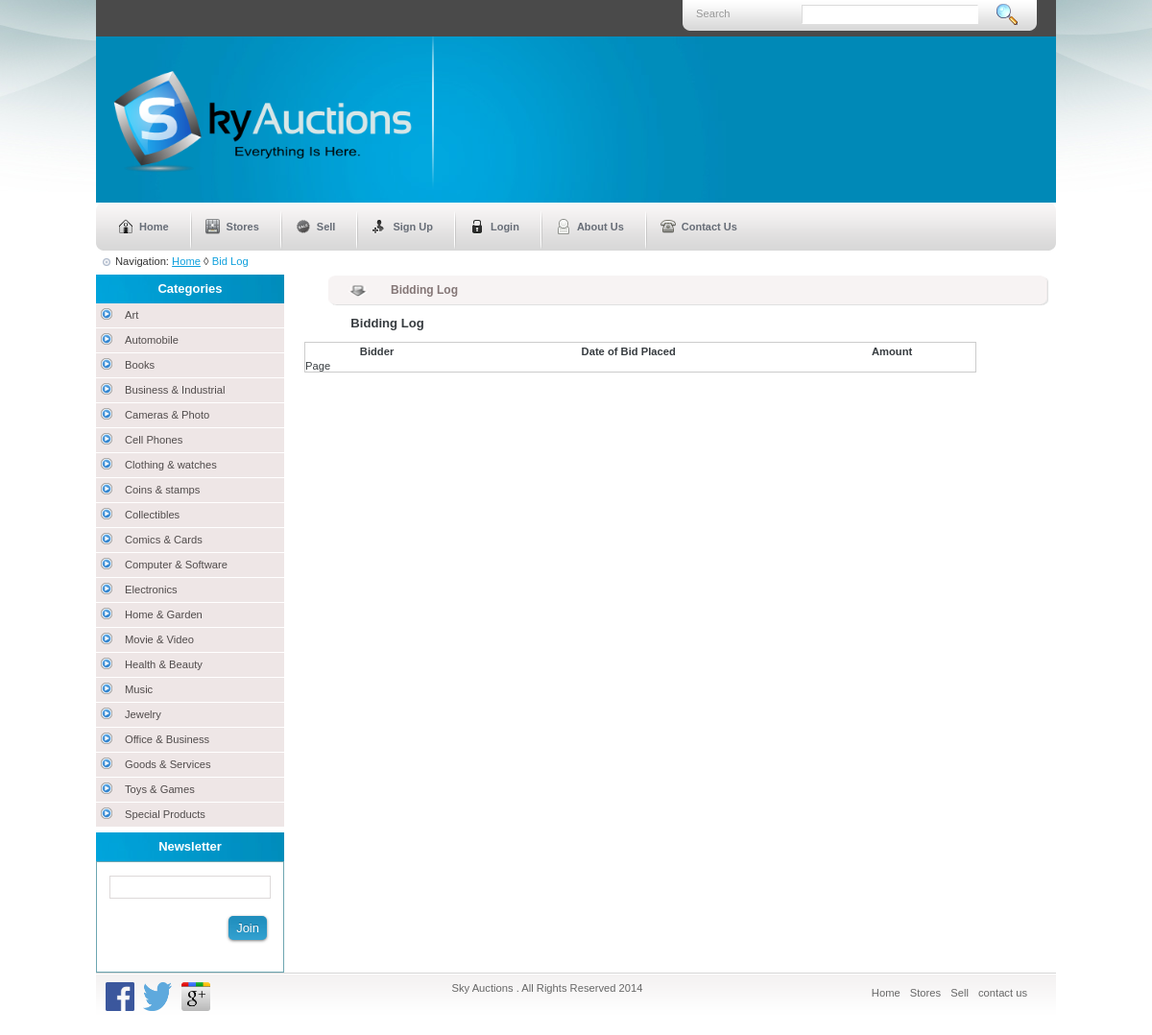
Screenshot of /bidlog.php with the database file from the repository.
### tables this page shows
CREATE TABLE IF NOT EXISTS `category` (
  `catid` int(11) NOT NULL AUTO_INCREMENT,
  `catname` varchar(40) NOT NULL,
  PRIMARY KEY (`catid`)
);

### left.php (the view, shortened to what this page needs)
<div class="title_box">Categories</div>
      <ul class="left_menu">
	  <?php
        $query = mysql_query("SELECT * FROM `category`") or die (mysql_error());
		while($row = mysql_fetch_array($query)){
				echo "<li class = 'even'><a href ='latest.php?id=".$row['catid']."'>".$row['catname']."</a></li>";
			}
		echo "</ul>";
		?>
      <div class="title_box">Newsletter</div>
      <div class="border_box">
        <form method="post">
		<link rel="stylesheet" href="css/default.css">
           <p>
             <input type="text1" name="uname" class="newsletter_input" required/>
             <input type="submit" name="submit2" class="button4" value="Join" />
          </p>
           <p>&nbsp; </p>
        </form>
?></div>

### bidlog.php (shortened to what this page needs)
<?php
if ($_SESSION != null ){
			include('loginheader.php');
	}else{
		include('header.php');
	}
	 require ("conn.php"); ?>
<div class="crumb_navigation"> Navigation: <a href="index.php">Home</a> &loz; <span class="current">Bid Log</span> </div>
<div class="left_content">
      <?php include("left.php")?>
    </div>
    <div class="center_content">
      <div class="center_title_bar">Bidding Log</div>
	<link rel="stylesheet" type="text/css" href="css/default.css"/>
<meta charset="UTF-8"></head>
	<div id="container">
	<div class="prod_box" >
	<?php
		$id = $_GET['id'];
		$pname = mysql_query("SELECT * FROM itemmaster WHERE itid='$id'")or die(mysql_error());
		$pnamea = mysql_fetch_array($pname);
	?>
						  <center><h3><?php echo $pnamea['itname']; ?> Bidding Log</h3></br></center>
                           <div id="bodycon">
                          <table id="demoTable" style="border: 1px solid #ccc;" cellspacing="0" width="700">
        <thead>
                <?php echo '<tr align="center">';
                        echo '<th sort="index" align="center">Bidder</th>';
                        echo '<th sort="date" align="center">Date of Bid Placed</th>';
                        echo '<th sort="description" align="center">Amount</th>';
                echo'</tr>'; ?>
        </thead>
        <tfoot class="nav">
                <tr>
                        <td colspan=7>
                                <div class="paginationTitle">Page</div>
                        </td>
                </tr>
        </tfoot>
</table>
		</div>
	</div>
      </div>
    </div>
<?php include("footer.php")?>

### header.php (shortened to what this page needs)
<!DOCTYPE html PUBLIC "-//W3C//DTD XHTML 1.0 Transitional//EN" "http://www.w3.org/TR/xhtml1/DTD/xhtml1-transitional.dtd">
<html xmlns="http://www.w3.org/1999/xhtml">
<head>
<link rel="stylesheet" type="text/css" href="style.css" />
<link rel="stylesheet" type="text/css" href="auto/style.css" />
</head>
<body>
<div id="main_container">
  <div class="top_bar">
    <div class="top_search">
      <div class="search_text"><a href="/">Search</a></div>
      <input type="text1" class="search_input" name="search" id="autocomplete"/>
      <input type="image" src="images/search.gif" class="search_bt"/>
    </div>
    <div class="languages  style7">
    </div>
  </div>
  <div id="header">
    <div id="logo"> <a href="index.php"><img src="images/logo.png" alt="" border="0" width="320" height="140" /></a> </div>
  </div>
  <div id="main_content">
    <div id="menu_tab">
      <div class="left_menu_corner"></div>
      <ul class="menu">
        <li><a href="index.php" class="nav1"> Home</a></li>
        <li class="divider"></li>
        <li><a href="store.php" class="nav2">Stores</a></li>
        <li class="divider"></li>
        <li><a href="sell.php" class="nav4">Sell</a></li>
        <li class="divider"></li>
        <li><a href="reg.php" class="nav9">Sign Up</a></li>
        <li class="divider"></li>
        <li><a href="login.php" class="nav5">Login</a></li>
        <li class="divider"></li>
        <li><a href="mission.php" class="nav6">About Us</a></li>
        <li class="divider"></li>
        <li><a href="contact.php" class="nav7">Contact Us</a></li>
      </ul>
      <div class="right_menu_corner"></div>
    </div>

### footer.php
<div id="main_container"><div class="footer">
    <div class="left_footer">
	<div class="product_img" align="left"><a href="https://www.facebook.com/skyauctions.look.in?ref=hl"><img src="images/fb.png" alt="" border="0" height="30" width="30"/></a>&nbsp;&nbsp;
	<a href="https://twitter.com/skyauctions"><img src="images/twitter.png" alt="" border="0" height="30" width="30"/></a>&nbsp;&nbsp;
	<a href="https://plus.google.com"><img src="images/g+.jpg" alt="" border="0" height="30" width="30"/></a></div>
	</div>
    <div class="center_footer">Sky Auctions . All Rights Reserved 2014<br />
   <br />
    </div>
    <div class="right_footer"> <a href="index.php">Home</a> <a href="store.php">Stores</a> <a href="sell.php">Sell </a><a href="contact.php">contact us</a> </div>
  </div>
</div>
</div></body>
</html>

### css/default.css (style rules this page uses)
* { padding: 0; margin: 0; border: 0; }
body, html { color: #373C40; font-family: Verdana,Arial, Helvetica, sans-serif; height: 100%; margin:0px; }
body { font-size: 70%; }
p { padding: 7px 0 7px 0; font-weight: 500; font-size: 10pt; }
a { color: #0687D1; text-decoration:none; }
form p { font-size: 8pt; clear:both; margin: 0; color:gray; padding:4px; }
.button4 { background:#0fa0dd url(../img/overlay.png) repeat-x; padding: 5px 8px 5px; color: #fff; text-decoration: none; -moz-border-radius: 5px; -webkit-border-radius: 5px; -moz-box-shadow: 0 1px 3px rgba(0,0,0,0.5); -webkit-box-shadow: 0 1px 3px rgba(0,0,0,0.5); text-shadow: 0 -1px 1px rgba(0,0,0,0.25); cursor: pointer; float:right; font-size:13px; margin:13px; }

### bidlog.php (style rules this page uses)
body { color: #373C40; font-family: Verdana,Arial, Helvetica, sans-serif; height: 100%; margin:0px; }
#demoTable thead th { white-space: nowrap; overflow-x:hidden; padding: 3px; }

### rows the page displays
category: catname "Art"
category: catname "Automobile"
category: catname "Books"
category: catname "Business & Industrial"
category: catname "Cameras & Photo"
category: catname "Cell Phones"
category: catname "Clothing & watches"
category: catname "Coins & stamps"
category: catname "Collectibles"
category: catname "Comics & Cards"
category: catname "Computer & Software"
category: catname "Electronics"
category: catname "Home & Garden"
category: catname "Movie & Video"
category: catname "Health & Beauty"
category: catname "Music"
category: catname "Jewelry"
category: catname "Office & Business"
category: catname "Goods & Services"
category: catname "Toys & Games"
category: catname "Special Products"
